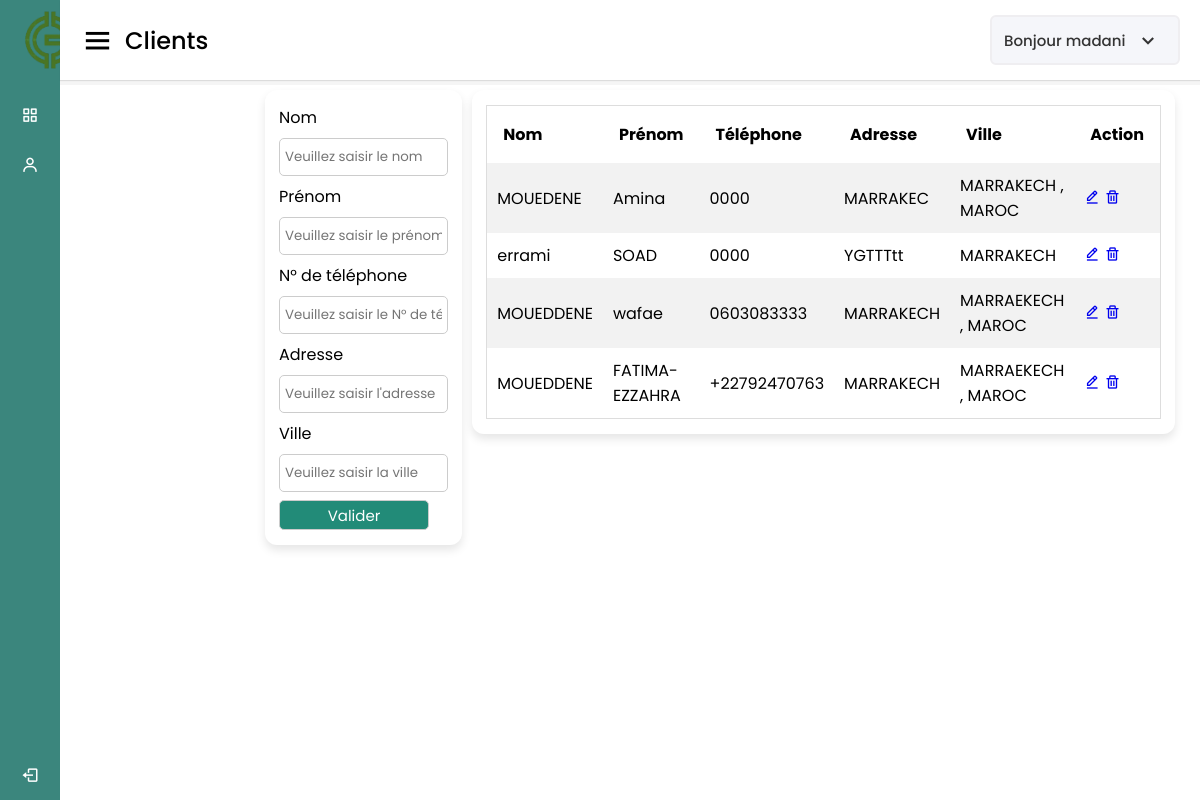
The page /vue/client.php (signed in) on the database its author committed.
### tables this page shows
CREATE TABLE `personnel` (
  `id` int(11) NOT NULL,
  `nom` varchar(30) NOT NULL,
  `prenom` varchar(30) NOT NULL,
  `telephone` varchar(15) NOT NULL,
  `adresse` varchar(50) NOT NULL,
  `email` varchar(255) NOT NULL,
  `role` varchar(255) NOT NULL,
  `password` varchar(255) NOT NULL
);

CREATE TABLE `client` (
  `id` int(11) NOT NULL,
  `nom` varchar(30) NOT NULL,
  `prenom` varchar(30) NOT NULL,
  `telephone` varchar(30) NOT NULL,
  `adresse` varchar(50) NOT NULL,
  `ville` varchar(255) NOT NULL
);

### model/function.php (called while the page is built, shortened)
<?php
function getClient($id = null)
{
    if (!empty($id)) {
        $sql = "SELECT * FROM client WHERE id=?";
        $req = $GLOBALS['connexion']->prepare($sql);
        $req->execute(array($id));
        return $req->fetch();
    } else {
        $sql = "SELECT * FROM client";
        $req = $GLOBALS['connexion']->prepare($sql);
        $req->execute();
        return $req->fetchAll();
    }
}

### vue/client.php (the view, shortened to what this page needs)
<?php
include 'entete.php';
?>
<div class="home-content">
    <div class="overview-boxes">
        <div class="box">
            <form action=" <?= !empty($_GET['id']) ?  "../controller/Client/modifClient.php" : "../controller/Client/ajoutClient.php" ?>" method="post">
                <label for="nom">Nom</label>
                <input value="<?= !empty($_GET['id']) ?  $client['nom'] : "" ?>" type="text" name="nom" id="nom" placeholder="Veuillez saisir le nom">
                <label for="prenom">Prénom</label>
                <input value="<?= !empty($_GET['id']) ?  $client['prenom'] : "" ?>" type="text" name="prenom" id="prenom" placeholder="Veuillez saisir le prénom">
                <label for="telephone">N° de téléphone</label>
                <input value="<?= !empty($_GET['id']) ?  $client['telephone'] : "" ?>" type="text" name="telephone" id="telephone" placeholder="Veuillez saisir le N° de téléphone">
                <label for="adresse">Adresse</label>
                <input value="<?= !empty($_GET['id']) ?  $client['adresse'] : "" ?>" type="text" name="adresse" id="adresse" placeholder="Veuillez saisir l'adresse">
                <label for="adresse">Ville</label>
                <input value="<?= !empty($_GET['id']) ?  $client['ville'] : "" ?>" type="text" name="ville" id="ville" placeholder="Veuillez saisir la ville">
                <button type="submit">Valider</button>
            </form>
        </div>
        <div class="box">
            <table class="mtable">
                <tr>
                    <th>Nom</th>
                    <th>Prénom</th>
                    <th>Téléphone</th>
                    <th>Adresse</th>
                    <th>Ville</th>
                    <th>Action</th>
                </tr>
                <?php
                $clients = getClient();
                if (!empty($clients) && is_array($clients)) {
                    foreach ($clients as $key => $value) {
                ?>
                        <tr>
                            <td><?= $value['nom'] ?></td>
                            <td><?= $value['prenom'] ?></td>
                            <td><?= $value['telephone'] ?></td>
                            <td><?= $value['adresse'] ?></td>
                            <td><?= $value['ville'] ?></td>
                            <td>
                                <a href="?id=<?= $value['id'] ?>"><i class='bx bx-edit-alt'></i></a>
                                <a href="../controller/Client/supprimerClient.php?id=<?= $value['id'] ?>" onclick="return confirm('Êtes-vous sûr de vouloir supprimer ce client ?')"><i class='bx bx-trash'></i></a>
                                </td>
                        </tr>
                <?php
                    }
                }
                ?>
            </table>
        </div>
    </div>
</div>
<?php
include 'pied.php';
?>

### vue/entete.php (shortened to what this page needs)
<?php
include_once '../model/function.php';
$role = $_SESSION['role'];
$userName = '';
$stmt = $connexion->prepare("SELECT * FROM personnel WHERE id = ?");
$stmt->execute([$_SESSION['id']]);
$user = $stmt->fetch();
if ($user) {
    $userName = htmlspecialchars($user['nom']);
} else {
    echo "Erreur : Utilisateur non trouvé.";
    exit;
}
$pageTitles = [
    'dashboard.php' => 'Tableau de bord',
    'commande.php' => 'Commandes',
    'personnel.php' => 'Personnels',
    'stock.php' => 'Stock',
    'client.php' => 'Clients',
    'produit.php' => 'Produits',
    'categorie.php' => 'Catégories',
    'parametres.php' => 'Paramètres',
    'login.php' => 'Connexion',
    'recuVente.php' => 'Recu'
];
$currentFile = basename($_SERVER['PHP_SELF']);
$customTitle = isset($pageTitles[$currentFile]) ? $pageTitles[$currentFile] : 'Page inconnue';
?>
<!DOCTYPE html>
<html lang="fr" dir="ltr">
<head>
    <link rel="stylesheet" href="../public/css/style.css" />
    <link href="https://unpkg.com/boxicons@2.0.7/css/boxicons.min.css" rel="stylesheet" />
</head>
<body>
    <div class="sidebar">
        <div class="logo-details">
            <img src="../public/images/G-stock.png" style="height:100px ; width: 100px ;"></img>  <br><br> <br>
            <span class="logo_name">G-Stock</span>
        </div>
        <ul class="nav-links">
            <li>
                <a href="dashboard.php" class="<?php echo basename($_SERVER['PHP_SELF']) == 'dashboard.php' ? 'active' : '' ?>">
                    <i class="bx bx-grid-alt"></i>
                    <span class="links_name">Dashboard</span>
                </a>
            </li>
            <?php if ($role == 'commercial') : ?>
                <li>
                    <a href="commande.php" class="<?php echo basename($_SERVER['PHP_SELF']) == 'commande.php' ? 'active' : '' ?>">
                        <i class="bx bx-user"></i>
                        <span class="links_name">Commande</span>
                    </a>
                </li>
            <?php endif; ?>
            <li class="log_out">
                <a href="../controller/logout.php">
                    <i class="bx bx-log-out"></i>
                    <span class="links_name">Déconnexion</span>
                </a>
            </li>
        </ul>
    </div>
    <section class="home-section">
        <nav class="hidden-print">
            <div class="sidebar-button">
                <i class="bx bx-menu sidebarBtn"></i>
                <span class="dashboard"><?php echo $customTitle; ?></span>
            </div>
            <div class="profile-details">
                <span class="admin_name" id="profile-name"><?php echo "Bonjour " . $userName; ?></span>
                <i class="bx bx-chevron-down"></i>
            </div>
        </nav>
    </section>
</body>
</html>

### public/css/style.css (style rules this page uses)
* { margin: 0; padding: 0; box-sizing: border-box; font-family: "Poppins", sans-serif; }
.sidebar { position: fixed; height: 100%; width: 240px; background: #3b867d; transition: all 0.5s ease; }
.sidebar .logo-details { height: 80px; display: flex; align-items: center; }
.sidebar .logo-details .logo_name { color: #fff; font-size: 24px; font-weight: 500; }
.sidebar .nav-links { margin-top: 10px; }
.sidebar .nav-links li { position: relative; list-style: none; height: 50px; }
.sidebar .nav-links li a { height: 100%; width: 100%; display: flex; align-items: center; text-decoration: none; transition: all 0.4s ease; }
.sidebar .nav-links li i { min-width: 60px; text-align: center; font-size: 18px; color: #fff; }
.sidebar .nav-links li a .links_name { color: #fff; font-size: 15px; font-weight: 400; white-space: nowrap; }
.sidebar .nav-links .log_out { position: absolute; bottom: 0; width: 100%; }
.home-section { position: relative; background: #f5f5f5; min-height: 85px; width: calc(100% - 240px); left: 240px; transition: all 0.5s ease; }
.home-section nav { display: flex; justify-content: space-between; height: 80px; background: #fff; display: flex; align-items: center; position: fixed; width: calc(100% - 240px); left: 240px; z-index: 100; padding: 0 20px; box-shadow: 0 1px 1px rgba(0, 0, 0, 0.1); transition: all 0.5s ease; }
.home-section nav .sidebar-button { display: flex; align-items: center; font-size: 24px; font-weight: 500; }
nav .sidebar-button i { font-size: 35px; margin-right: 10px; }
.home-section nav .profile-details { display: flex; align-items: center; background: #f5f6fa; border: 2px solid #efeef1; border-radius: 6px; height: 50px; min-width: 190px; padding: 0 15px 0 2px; }
nav .profile-details .admin_name { font-size: 15px; font-weight: 500; color: #333; margin: 0 10px; white-space: nowrap; }
nav .profile-details i { font-size: 25px; color: #333; }
.home-content .overview-boxes { display: flex; align-items: flex-start; justify-content: space-between; flex-wrap: nowrap; padding: 0 20px; margin-bottom: 26px; }
.overview-boxes .box { display: flex; align-items: center; justify-content: center; background: #fff; padding: 15px 14px; border-radius: 12px; box-shadow: 0 5px 10px rgba(0, 0, 0, 0.1); margin: 5px; }
.home-content { margin-left: 240px; }
@media (max-width: 1240px) { .sidebar { width: 60px; } }
@media (max-width: 1240px) { .home-section { width: calc(100% - 60px); left: 60px; } }
@media (max-width: 1240px) { .home-section nav { width: calc(100% - 60px); left: 60px; } }
input, textarea, select { margin-bottom: 10px; box-sizing: border-box; width: 100%; margin: 8px 0; padding: 8px 5px; border-radius: 5px; border: 1px solid #ccc; }
button { background-color: rgb(34 139 120); color: white; width: 150px; height: 30px; border: 1px solid #ccc; font-size: 15px; border-radius: 5px; }
label { display: block; }
form { width: 100%; }
table.mtable { width: 100%; border-collapse: collapse; width: 100%; border: 1px solid #ddd; }
th, td { text-align: left; padding: 16px; }
table.mtable tr:nth-child(even) { background: #f2f2f2; }
table.mtable td { padding: 10px; }
.profile-details { position: relative; display: inline-block; }
.admin_name { cursor: pointer; font-weight: bold; color: #333; }

### rows shown on the page
personnel: nom "madani"
client: nom "MOUEDENE", prenom "Amina", telephone "0000", adresse "MARRAKEC", ville "MARRAKECH , MAROC"
client: nom "errami", prenom "SOAD", telephone "0000", adresse "YGTTTtt", ville "MARRAKECH"
client: nom "MOUEDDENE", prenom "wafae", telephone "0603083333", adresse "MARRAKECH", ville "MARRAEKECH , MAROC"
client: nom "MOUEDDENE", prenom "FATIMA-EZZAHRA", telephone "+22792470763", adresse "MARRAKECH", ville "MARRAEKECH , MAROC"

### other values the page prints
$customTitle "Clients"
